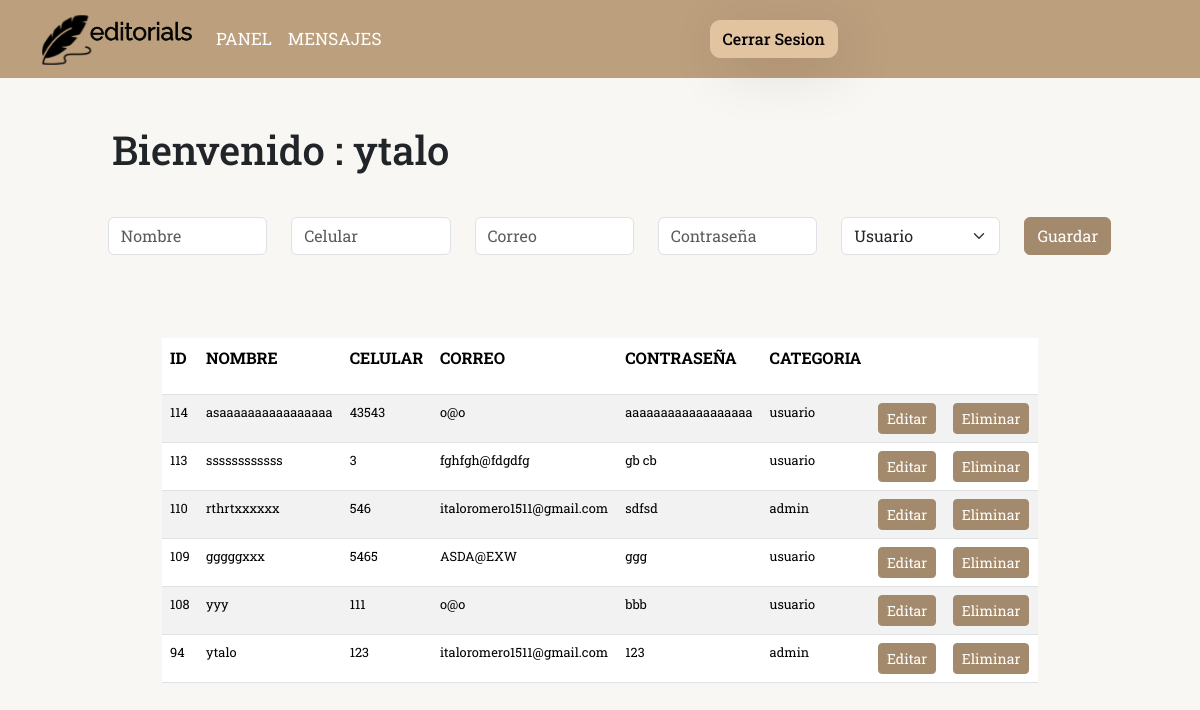
Page /view/panelregistro.php (signed in) on the committed database.
### tables this page shows
CREATE TABLE `usuarios` (
  `id` int(11) NOT NULL,
  `nombre` varchar(50) DEFAULT NULL,
  `celular` int(50) NOT NULL,
  `correo` varchar(50) NOT NULL,
  `contrasena` varchar(50) NOT NULL,
  `categoria` varchar(50) NOT NULL DEFAULT 'usuario'
);

### model/usuarioModel.php (called while the page is built, shortened)
<?php
class usuarioModel{
    public $id;
    public $nombre;
    public $celular ;
    public $correo;
    public $categoria ;
    public function __construct($id = null, $nombre = null, $celular = null, $correo = null, $password = null, $categoria = null) {
        $this->id = $id;
        $this->nombre = $nombre;
        $this->celular = $celular;
        $this->correo = $correo;
        $this->password = $password;
        $this->categoria = $categoria;
    }
    public function setId($id) {
        $this->id = $id;
    }
    public function setNombre($nombre) {
        $this->nombre = $nombre;
    }
    public function setCelular($celular) {
        $this->celular = $celular;
    }
    public function setCorreo($correo) {
        $this->correo = $correo;
    }
    public function setPassword($password) {
        $this->password = $password;
    }
    public function setCategoria($categoria) {
        $this->categoria = $categoria;
    }
    public function getId() {
        return $this->id;
    }
    public function getNombre() {
        return $this->nombre;
    }
    public function getCelular() {
        return $this->celular;
    }
    public function getCorreo() {
        return $this->correo;
    }
    public function getPassword() {
        return $this->password;
    }
    public function getCategoria() {
        return $this->categoria;
    }
}
?>

### model/conexion.php (called while the page is built, shortened)
<?php
class Conexion{
    private $host ="localhost";
    private $user ="id19809853_entregable";
    private $password ="entregable932651008@Y";
    private $bd ="id19809853_entregable";
    private $conexion;
    public function __construct() {
        try {
            $this->conexion = new PDO('mysql:host=' . $this->host . ';dbname=' . $this->bd, $this->user, $this->password);
            $this->conexion->setAttribute(PDO::ATTR_ERRMODE, PDO::ERRMODE_EXCEPTION);
        } catch (Exception $e) {
            die('ERROR: ' . $e->getMessage());
        }
    }
    public function getConexion() {
        return $this->conexion;
    }
}
?>

### controller/usuarioController.php (called while the page is built, shortened)
<?php include('../model/conexion.php') ?>
<?php
class usuarioController{
public $conex;
public function __construct() {
    $conexion = new Conexion();
    $this->conex = $conexion->getConexion();
}
        public function Listar(){
            try
            {
              $arrayusuario = array();
              $stm = $this->conex->prepare("SELECT * FROM usuarios ORDER BY id DESC");
              $stm->execute();
              foreach($stm->fetchAll(PDO::FETCH_OBJ) as $r)
                {
                  $usuario = new UsuarioModel();
                  $usuario->setId( $r->id);
                  $usuario->setNombre( $r->nombre);
                  $usuario->setCelular( $r->celular);
                  $usuario->setCorreo($r->correo);
                  $usuario->setPassword( $r->contrasena);
                  $usuario->setCategoria( $r->categoria);
                  $arrayusuario[] = $usuario;
                }
                return $arrayusuario;
            }
            catch(Exception $e)
            {
              die($e->getMessage());
            }
        }
}
?>

### view/panelregistro.php (the view, shortened to what this page needs)
<?php
if (isset($_SESSION['usuario'])) {
     include('../model/usuarioModel.php');
     include('../layout/menuadmin.php');
     include('../controller/usuarioController.php');
     $usuario = new usuarioController();
     $usuarioModel = new usuarioModel();
 ?>
<!DOCTYPE html>
<html lang="en">
<head>
    <link href="https://cdn.jsdelivr.net/npm/bootstrap@5.3.1/dist/css/bootstrap.min.css" rel="stylesheet">
    <link rel="stylesheet" type="text/css" href="../css/panel.css">
</head>
<body>
<div class="container-fluid">
<br><br>
<div class="row justify-content-center  align-items-start">
    <div class="col-11 col-sm-11 col-md-11 col-lg-11  col-xl-10  col-xxl-10 ">
        <h1>Bienvenido : <?php echo $_SESSION['usuario'];?>
    </div>
</div>
<br>
<div class="row justify-content-center">
<div class="col-11 col-sm-11 col-md-11 col-lg-11">
        <form  action="?action=<?php echo $usuarioModel->getId() ?'actualizar' : 'registrar'; ?>"  method="POST" enctype="multipart/form-data">
            <div class="row justify-content-center align-items-center">
                <div class="col-10 col-sm-5 col-md-4 col-lg-4 col-xl-2 col-xxl-2 col-formu-panel">
                    <input value="<?php echo $usuarioModel->getNombre(); ?>"  required name="nombre"  type="text" class="form-control input-login"  placeholder="Nombre">
                </div>
                <div class="col-10 col-sm-5 col-md-4 col-lg-4 col-xl-2 col-xxl-2  col-formu-panel">
                    <input   value="<?php echo $usuarioModel->getCelular(); ?>"     required name="celular" type="number" class="form-control input-login" placeholder="Celular">
                </div>
                <div class="col-10 col-sm-5 col-md-4 col-lg-4 col-xl-2 col-xxl-2  col-formu-panel">
                    <input  value="<?php echo $usuarioModel->getCorreo(); ?>"   required name="correo" type="email" class="form-control input-login"  placeholder="Correo">
                </div>
                <div class="col-10 col-sm-5 col-md-4 col-lg-4 col-xl-2 col-xxl-2  col-formu-panel">
                    <input   value="<?php echo $usuarioModel->getPassword(); ?>"  required name="contraseña"  class="form-control input-login"  aria-describedby="passwordHelpBlock" placeholder="Contraseña">
                </div>
                <div class="col-10 col-sm-5 col-md-4 col-lg-4 col-xl-2 col-xxl-2  col-formu-panel">
                <select class="form-select"  name="categoria" required>
                     <option value="usuario" <?php if ($usuarioModel->getCategoria() === 'usuario') echo 'selected'; ?>>Usuario</option>
                </select>
            </div>
                <div class="col-10 col-sm-5 col-md-4 col-lg-4 col-xl-1 col-xxl-1  col-formu-panel" style="text-align: center;">
                    <button class="btn  panel-btn"name="edit-crea" type="submit">Guardar</button>
                </div>
            </div>
        </form>
</div>
</div>
<br><br><br>
        <div class="row justify-content-center tabla-panel">
            <div class="col-12 col-sm-12 col-md-12 col-lg-10 col-xl-9 col-xxl-8 ">
                <div class="table-responsive-lg">
                    <table class="table table-striped  table-hover">
                        <thead>
                            <tr>
                            <th><p>ID</p></th>
                            <th><p>NOMBRE</p></th>
                            <th><p>CELULAR</p></th>
                            <th><p>CORREO</p></th>
                            <th><p>CONTRASEÑA</p></th>
                            <th><p>CATEGORIA</p></th>
                            <th></th>
                            <th></th>
                            </tr>
                        </thead>
                        <tbody>
                            <?php foreach($usuario->Listar() as $r): ?>
                                    <tr>
                                            <td><?php echo $r->getId(); ?></td>
                                            <td><?php echo $r->getNombre(); ?></td>
                                            <td><?php echo $r->getCelular(); ?></td>
                                            <td><?php echo $r->getCorreo(); ?></td>
                                            <td><?php echo $r->getPassword(); ?></td>
                                            <td><?php echo $r->getCategoria(); ?></td>
                                            <td>
                                                <a class="btn btn-primary btn-sm btn-editar" role="button"  href="?action=editar&id=<?php echo $r->getId(); ?>">Editar</a>
                                            </td>
                                            <td>
                                                <a class="btn btn-primary btn-sm btn-eliminar" role="button" href="?action=eliminar&id=<?php echo $r->getId(); ?>">Eliminar</a>
                                            </td>
                                    </tr>
                            <?php endforeach; ?>
                        </tbody>
                    </table>
                </div>
            </div>
        </div>
</div>
</body>
</html>
<?php
} else {
    echo '<script> window.location.href = "../view/login.php";</script>';
     echo '<script>
     swal("Error", "Sesion Fallida", "error");
     </script>';
}
?>

### layout/menuadmin.php (shortened to what this page needs)
<!DOCTYPE html>
<html lang="en">
<head>
<link href="https://cdn.jsdelivr.net/npm/bootstrap@5.3.1/dist/css/bootstrap.min.css" rel="stylesheet">
<link rel="stylesheet" type="text/css" href="../css/menu.css">
</head>
<header>
 <nav class="navbar navbar-expand-lg ">
    <div class="container menu">
        <a class="navbar-brand" href="../view/panelregistro.php">
            <img src="../img/menu-img2.svg" alt="Logo" width="150px" class="d-inline-block align-text-top">
        </a>
        <div class="collapse navbar-collapse" id="mi-menu">
            <ul class="navbar-nav">
                <li class="navbar-item">
                    <a class="nav-link" href="../view/panelregistro.php">PANEL</a>
                </li>
                <li class="navbar-item">
                    <a class="nav-link" href="../view/panelmensaje.php">MENSAJES</a>
                </li>
            </ul>
           <form class="container-fluid ">
                 <a href="../controller/cerrarsesion.php">
                    <button  class="btn btn-outline-success me-2" type="button">Cerrar Sesion</button>
                    </a>
            </form>
        </div>
    </div>
</nav>
</header>
</html>

### css/menu.css (style rules this page uses)
nav.navbar.navbar-expand-lg { background: #bc9f7d; }
a.nav-link { color: white; font-size: 17px; font-weight: 400; }
form.container-fluid { text-align: center; }
button.btn.btn-outline-success.me-2 { margin: 10px !important; }
button.btn.btn-outline-success.me-2 { border: 1px solid #e3c4a0 ; border-radius: 10px; color: black; font-weight: 500; background-color: #e3c4a0; -webkit-box-shadow: 9px 12px 60px -3px rgba(0,0,0,0.14); -moz-box-shadow: 9px 12px 60px -3px rgba(0,0,0,0.14); box-shadow: 9px 12px 60px -3px rgba(0,0,0,0.14); transition: transform 0.3s ease; }

### css/panel.css (style rules this page uses)
body { background-color: #f0ece163; }
p { font-family: 'Open Sans', sans-serif; font-family: 'Playfair Display', serif; font-family: 'Raleway', sans-serif; font-family: 'Roboto', sans-serif; font-family: 'Roboto Slab', serif; }
* { font-family: 'Open Sans', sans-serif; font-family: 'Playfair Display', serif; font-family: 'Raleway', sans-serif; font-family: 'Roboto', sans-serif; font-family: 'Roboto Slab', serif; }
td { font-size: 80%; }
.col-formu-panel { margin-bottom: 1%; margin-top: 1%; }
button.btn.panel-btn { background: #a48a6c; border: 1px solid #a48a6c; color: white; }
a.btn.btn-primary.btn-sm.btn-editar { background: #a48a6c; border: 1px solid #a48a6c; color: white; }
a.btn.btn-primary.btn-sm.btn-eliminar { background: #a48a6c; border: 1px solid #a48a6c; color: white; }

### rows in the picture
usuarios: id "114", nombre "asaaaaaaaaaaaaaaaa", celular "43543", correo "o@o", contrasena "aaaaaaaaaaaaaaaaaa", categoria "usuario"
usuarios: id "113", nombre "ssssssssssss", celular "3", correo "fghfgh@fdgdfg", contrasena "gb cb", categoria "usuario"
usuarios: id "110", nombre "rthrtxxxxxx", celular "546", correo "italoromero1511@gmail.com", contrasena "sdfsd", categoria "admin"
usuarios: id "109", nombre "gggggxxx", celular "5465", correo "ASDA@EXW", contrasena "ggg", categoria "usuario"
usuarios: id "108", nombre "yyy", celular "111", correo "o@o", contrasena "bbb", categoria "usuario"
usuarios: id "94", nombre "ytalo", celular "123", correo "italoromero1511@gmail.com", contrasena "123", categoria "admin"

### other values in the picture
$_SESSION['usuario'] "ytalo"
